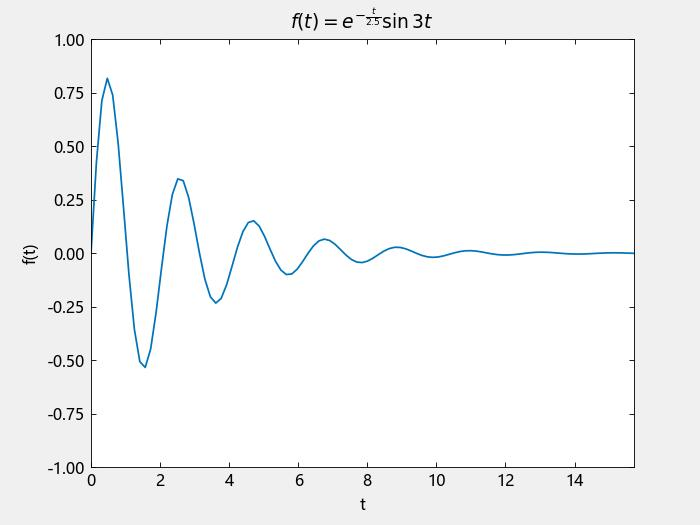

Recreate this plot in Julia.
using TyPlot


t = 0: 0.05π: 5π
y = exp.( -t / 2.5 ) .* sin.(3t)


TyPlot.plot(t, y)

xlabel("t")
ylabel("f(t)")
title(raw"$f(t) = e^{-\frac{t}{2.5}} \sin 3t $")
axis([0, 5π, -1, 1])
